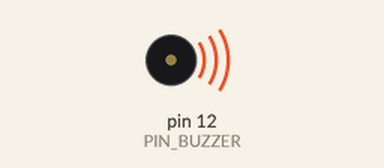
This sketch was run on a simulated Arduino Uno, built with avr-gcc and run on an emulated ATmega328P. On the bench: buzzer (waves = sounding, pin HIGH).

Above: at 0.2 s.
At 18.7 s:
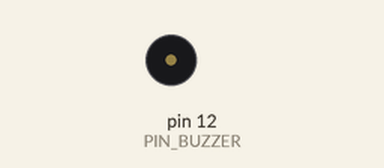
Timing chart, 0 to 19.5 s (numbered marks = the images above):
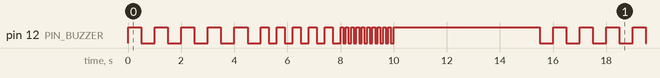

Measured:
- by itself, pin 12 (PIN_BUZZER): moves between LOW and HIGH, repeating every 15.0 s
- by itself, everything shown: repeats every 15.0 s, in 40 steps

The sketch:

active-buzzer.ino
```cpp
const uint8_t PIN_BUZZER = 12;

void setup() {
    pinMode(PIN_BUZZER, OUTPUT);
}

void beep(uint16_t duration) {
    digitalWrite(PIN_BUZZER, HIGH);
    delay(duration);
    digitalWrite(PIN_BUZZER, LOW);
    delay(duration);
}

void loop() {
    for (int i = 0; i < 20; i++) {
        uint16_t duration;
        if (i < 5) {
            duration = 500;
        } else if (i < 10) {
            duration = 300;
        } else {
            duration = 100;
        }
        beep(duration);
    }
    digitalWrite(PIN_BUZZER, HIGH);
    delay(5000);
}
```
